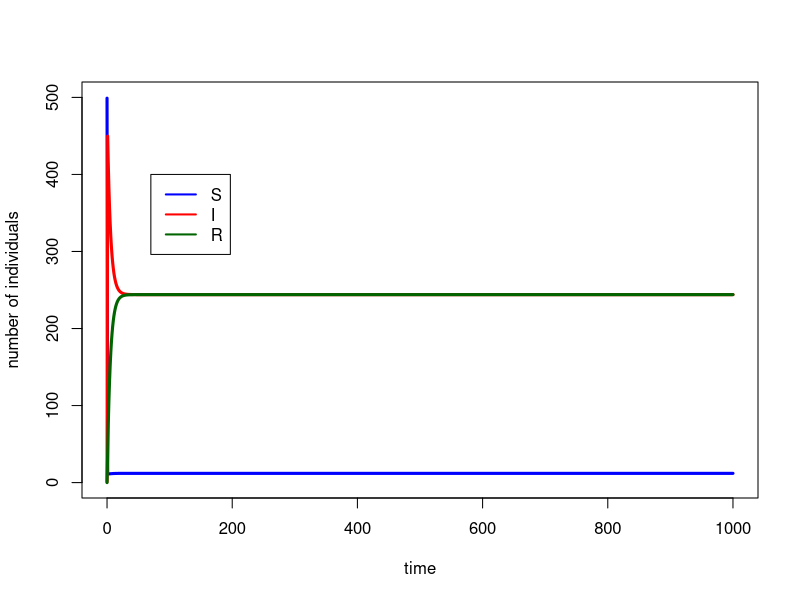
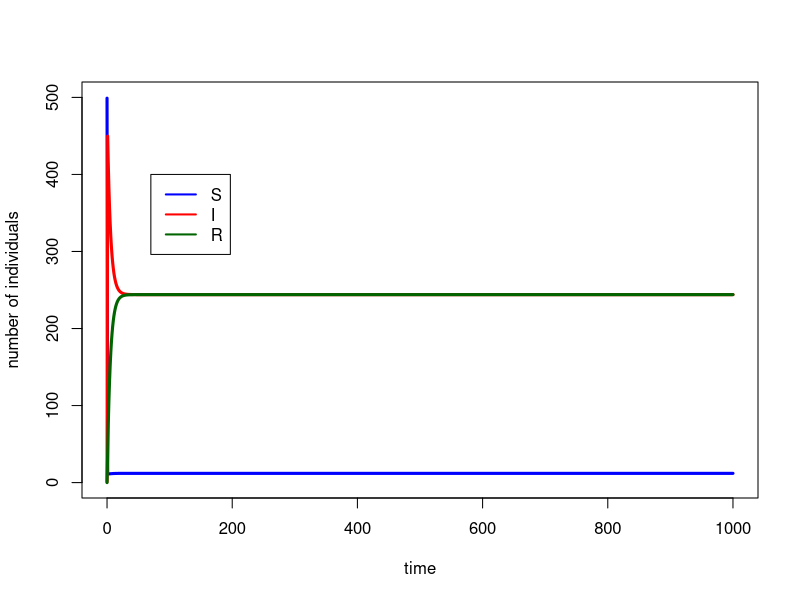
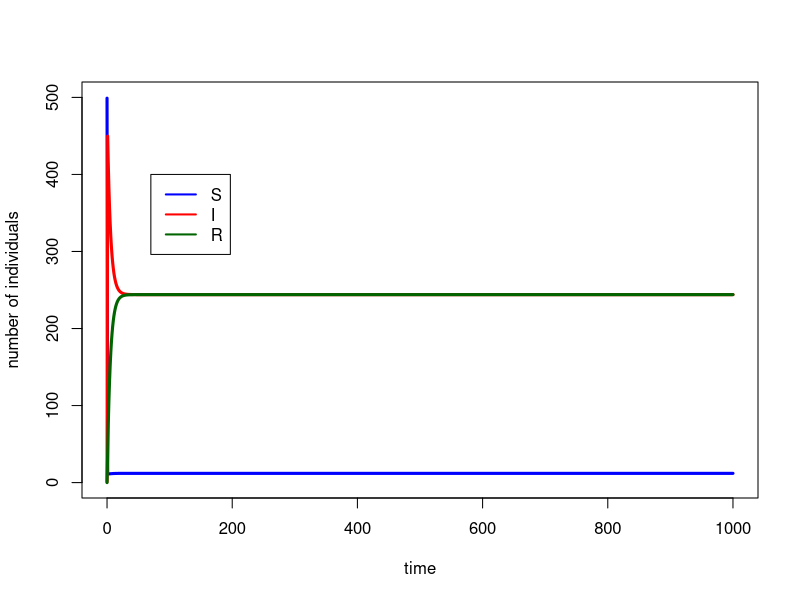
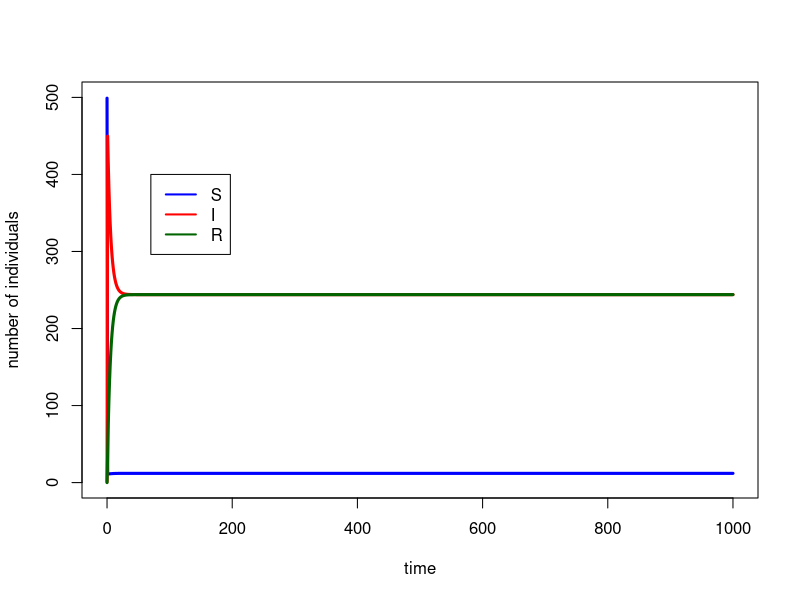
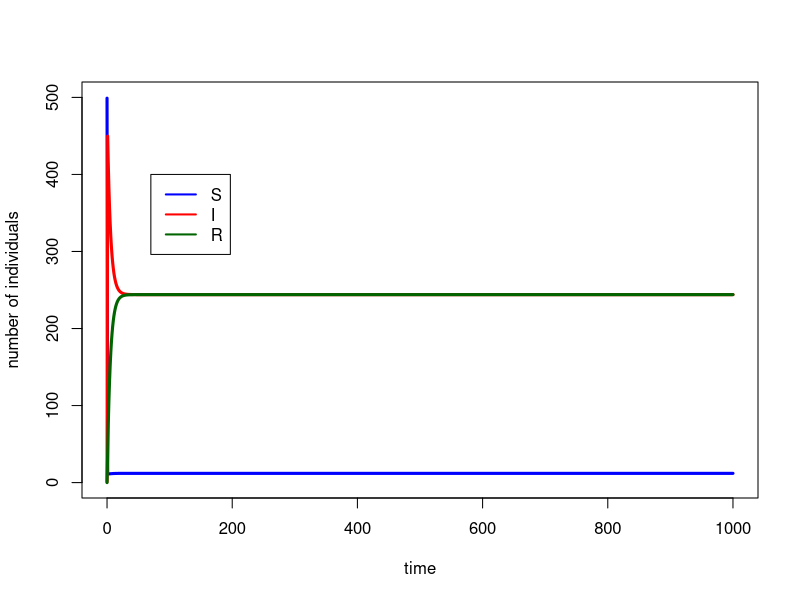
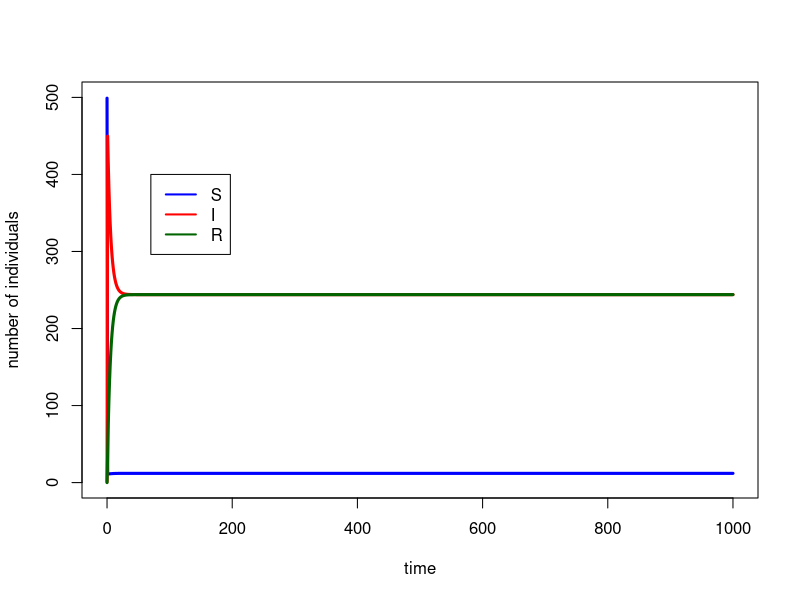
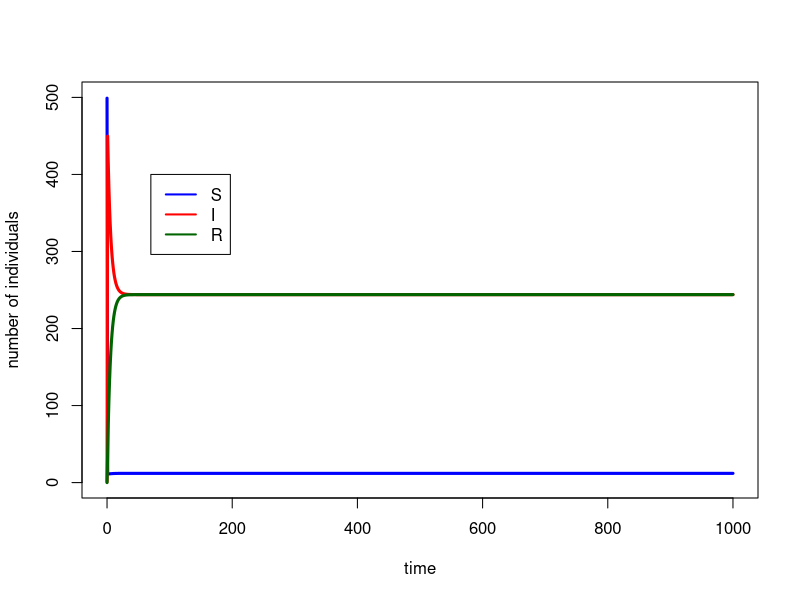
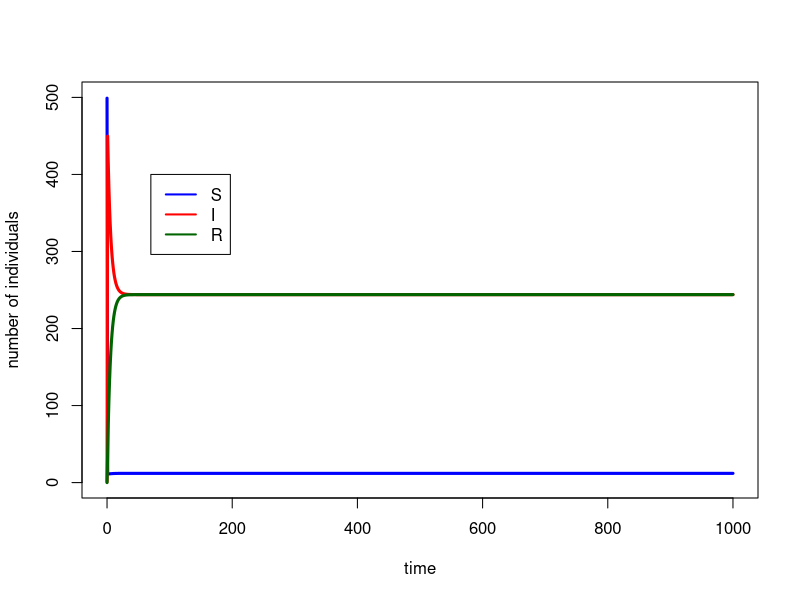

Reproduce these figures in R, in order.
##########################################################
# Starting script to the module 'SIR models of epidemics'
##########################################################

# implements the basic SIR model, and plots simulation results

## Here you only need to know basic things:
##  #	To make comments
##  <-	Assigning a value to a symbol
##  c	To create a vector c(v1, v2, ..., vn)
##  e	is *10^
##  seq(a,b,c)	To create a sequence from a to b with intervals c


###################################
# FUNCTION DEFINITIONS
###################################

###
# SIR <- function(t, x, parms)
# Use: calculates the derivatives for the SIR model
# Input: 
#      t: time (not used here, because there is no explicit time dependence)
#      x: vector of the current values of all variables (S, I, R)
#      parms: vector of all parameter values
# Output:
#      der: vector of derivatives

# To use the lsoda function, the model function has to be a function of t (time),
# x (the vector of the variables) and parms (the parameters of the model).

SIR <- function(t, x, parms){
  
  # Beta and r are not global variables. This means that if you type beta in R, the output will be 'beta',
  # and not its value. You have to specify that you want to use the value of beta from 'parms' to solve the ODEs.
  # Similarly, the variables of the model are taken from the vector x. This is done by the 'with' function.
  
  with(as.list(c(parms,x)),{
    dS <- d*(S+I+R)+g*I - beta*S*I - d*S
    dI <- + beta*S*I - r*I - d*I -g*I
    dR <- r*I - d*R        # Note: because S+I+R=constant, this equation could actually be omitted,
    # and R at any time point could simply be calculated as N-S-I.
    der <- c(dS, dI,dR)
    list(der)  # the output must be returned    
  }) # end of 'with'
  
}  # end of function definition


###########################
# MAIN PROGRAM
###########################

### LOAD LIBRARIES
#load R library for ordinary differential equation solvers
library(deSolve)

### INITIALIZE PARAMETER SETTINGS
for (i in 1:5){
  for (i in 1:5){
parms <- c(beta=1e-1, r=1e-1, d=0.1, g=1 )		# set the parameters of the model
inits <- c(S=499, I=1, R=0)		# set the initial values
dt    <- seq(0,1000,1)			# set the time points for evaluation

# Calculate and print R_0 on the screen

N <- sum(inits)
R_0 <- with(as.list(parms),{beta*N/r})
print(paste("R_0 =",R_0),quote=FALSE)


### SIMULATE THE MODEL

## Use lsoda to solve the differential equations numerically. The syntax should be
## lsoda(initial values, time points, function, parameters)

simulation <- as.data.frame(lsoda(inits, dt, SIR, parms=parms)) # this way our set 'parms' will be used as default

### PLOT THE OUTPUT

# If you remove the # before pdf(...) and dev.off(), the output will be written in a pdf file,
# in the working directory. If you don't, a window containing your graph will just pop up.

#pdf("startingscript.pdf")
#par(cex=1.7)
# Plot S according to time, in blue, and add the graph I and R according to time,
# in red and dark green respectively. Call help(plot) for further details.

attach(simulation) # this command allows you to refer to the columns of the data frame directly.

plot(dt, S, type="l", col="blue", ylim=c(0,sum(inits)), xlab="time", ylab="number of individuals",lwd=3)
lines(dt, I, type="l", col="red",lwd=3)
lines(dt, R, type="l", col="darkgreen",lwd=3)

# Add a legend to the graph
legend(70,400, legend=c("S","I","R"), col=c("blue", "red", "darkgreen"), lty=1,lwd=2)
#dev.off()

detach(simulation) # clean up the search path
print(plot)
  }
}
